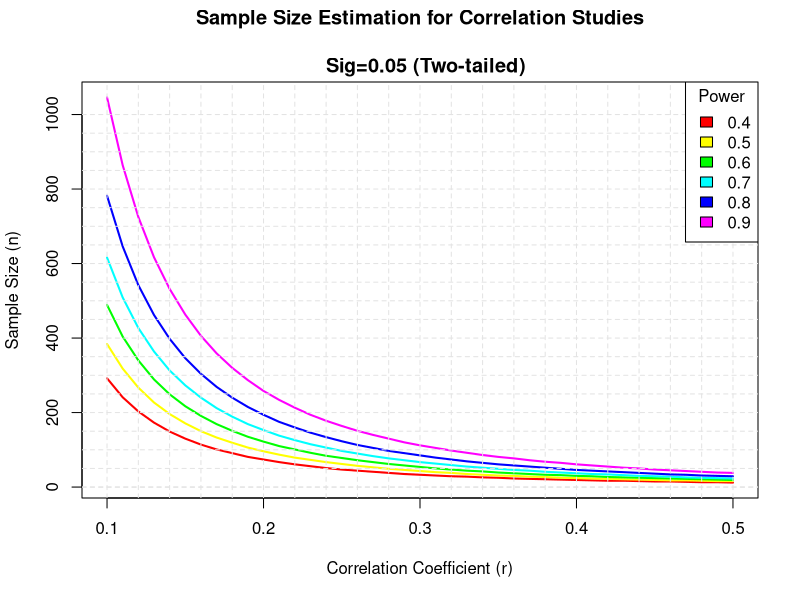

R code for this plot:
## ---- chunk 1
library(pwr)

# For a one-way ANOVA comparing 5 groups, calculate the
# sample size needed in each group to obtain a power of
# 0.80, when the effect size is moderate (0.25) and a
# significance level of 0.05 is employed.

pwr.anova.test(k=5,f=.25,sig.level=.05,power=.8)

# What is the power of a one-tailed t-test, with a
# significance level of 0.01, 25 people in each group,
# and an effect size equal to 0.75?

pwr.t.test(n=25,d=0.75,sig.level=.01,alternative="greater")

# Using a two-tailed test proportions, and assuming a
# significance level of 0.01 and a common sample size of
# 30 for each proportion, what effect size can be detected
# with a power of .75?

pwr.2p.test(n=30,sig.level=0.01,power=0.75)
## ---- chunk 2
# Plot sample size curves for detecting correlations of
# various sizes.

library(pwr)

# range of correlations
r <- seq(.1,.5,.01)
nr <- length(r)

# power values
p <- seq(.4,.9,.1)
np <- length(p)

# obtain sample sizes
samsize <- array(numeric(nr*np), dim=c(nr,np))
for (i in 1:np){
  for (j in 1:nr){
    result <- pwr.r.test(n = NULL, r = r[j],
    sig.level = .05, power = p[i],
    alternative = "two.sided")
    samsize[j,i] <- ceiling(result$n)
  }
}

# set up graph
xrange <- range(r)
yrange <- round(range(samsize))
colors <- rainbow(length(p))
plot(xrange, yrange, type="n",
  xlab="Correlation Coefficient (r)",
  ylab="Sample Size (n)" )

# add power curves
for (i in 1:np){
  lines(r, samsize[,i], type="l", lwd=2, col=colors[i])
}

# add annotation (grid lines, title, legend)
abline(v=0, h=seq(0,yrange[2],50), lty=2, col="grey89")
abline(h=0, v=seq(xrange[1],xrange[2],.02), lty=2,
   col="grey89")
title("Sample Size Estimation for Correlation Studies\n
  Sig=0.05 (Two-tailed)")
legend("topright", title="Power", as.character(p),
   fill=colors)
